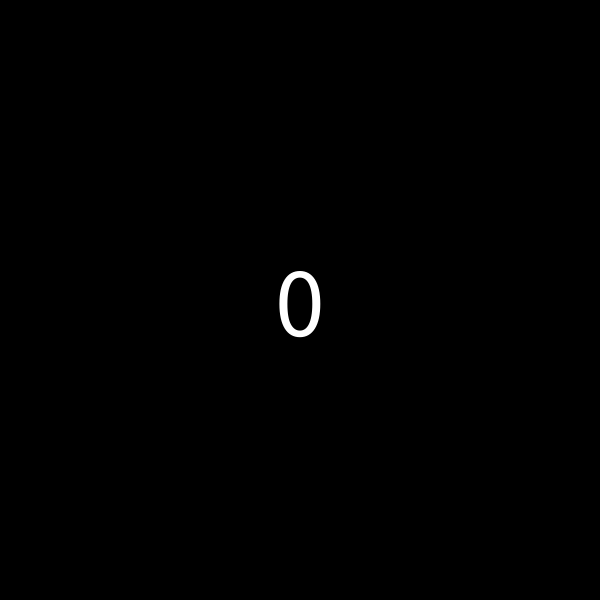
Frame 1 (no input)
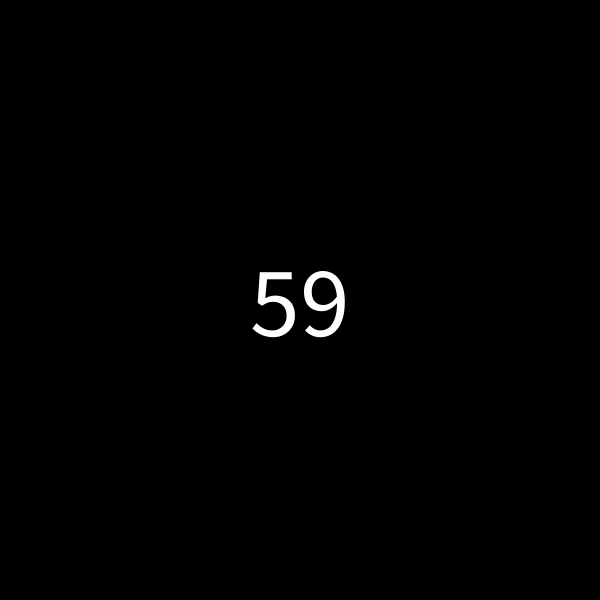
Frame 60 (the mouse pressed at the canvas centre just before this capture)
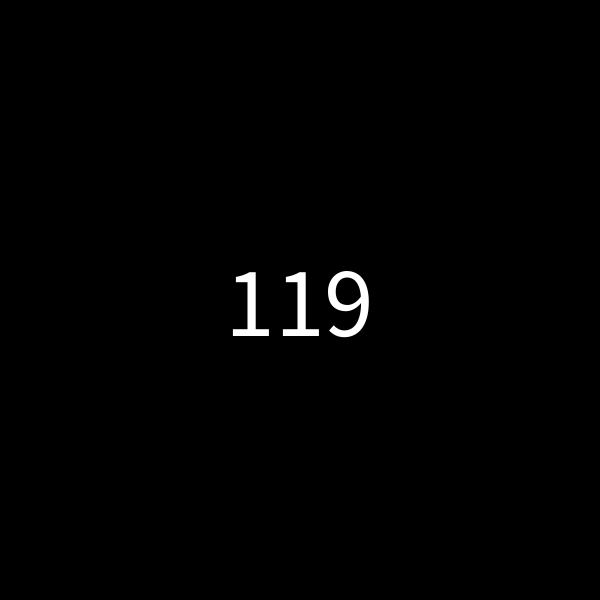
Frame 120 (the mouse held since frame 60 and released just before this capture)

The Processing sketch that drew these frames (run headless with seeded random() and noise(); from frame 60 on, the mouse is pressed at the canvas centre):

// Processing sketch: day2_variables
// ── day2_variables.pde
// variables ...
int myNumber = 0;

void setup() {
  size(600,600);
  // increase the text size!
  textSize(100);
  // draw the text from its center
  textAlign(CENTER, CENTER);
  
}

void draw() {
  background(0);  // clear the background
  
  text(myNumber, width/2, height/2);
  
  // increase the value of myNumber
  myNumber = myNumber + 1;  
  //myNumber += 1;
  //myNumber++;  // increase by 1
  
}
